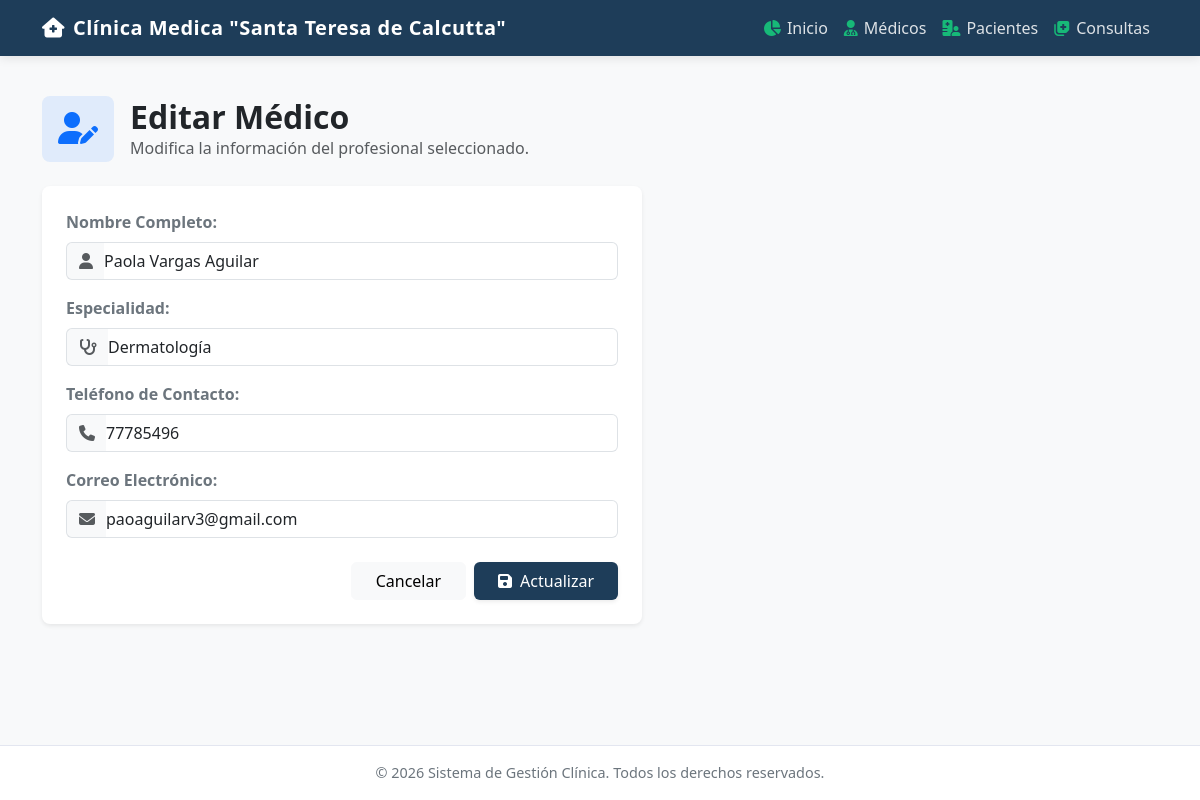
The page /medicos/editar/2 on the database its author committed.
### models.py (models this page shows)
class Medico(db.Model):
    __tablename__ = 'medicos'
    id_medico = db.Column(db.Integer, primary_key=True)
    nombre = db.Column(db.String(100), nullable=False)
    especialidad = db.Column(db.String(100), nullable=False)
    telefono = db.Column(db.String(20), nullable=False)
    correo = db.Column(db.String(100), nullable=False)
    consultas = db.relationship('Consulta', backref='medico', lazy=True)

### app.py (the view, shortened to what this page needs)
@app.route('/medicos/editar/<int:id>', methods=['GET', 'POST'])
def editar_medico(id):
    medico = Medico.query.get_or_404(id)
    return render_template('medicos/editar.html', medico=medico)

### templates/medicos/editar.html (shortened to what this page needs)
{% extends 'base.html' %}
{% block content %}
<div class="d-flex align-items-center mb-4">
    <div class="bg-primary bg-opacity-10 text-primary p-3 rounded-3 me-3">
        <i class="fa-solid fa-user-pen fa-2x"></i>
    </div>
    <div>
        <h2 class="mb-0 fw-bold text-dark">Editar Médico</h2>
        <p class="text-muted mb-0">Modifica la información del profesional seleccionado.</p>
    </div>
</div>
<div class="card border-0 shadow-sm rounded-3 max-width-form" style="max-width: 600px;">
    <div class="card-body p-4">
        <form method="POST">
            <div class="mb-3">
                <label class="form-label fw-semibold text-secondary">Nombre Completo:</label>
                <div class="input-group">
                    <span class="input-group-text bg-light text-muted border-end-0">
                        <i class="fa-solid fa-user"></i>
                    </span>
                    <input type="text" name="nombre" class="form-control border-start-0 ps-0" value="{{ medico.nombre }}" required>
                </div>
            </div>
            <div class="mb-3">
                <label class="form-label fw-semibold text-secondary">Especialidad:</label>
                <div class="input-group">
                    <span class="input-group-text bg-light text-muted border-end-0">
                        <i class="fa-solid fa-stethoscope"></i>
                    </span>
                    <input type="text" name="especialidad" class="form-control border-start-0 ps-0" value="{{ medico.especialidad }}" required>
                </div>
            </div>
            <div class="mb-3">
                <label class="form-label fw-semibold text-secondary">Teléfono de Contacto:</label>
                <div class="input-group">
                    <span class="input-group-text bg-light text-muted border-end-0">
                        <i class="fa-solid fa-phone"></i>
                    </span>
                    <input type="text" name="telefono" class="form-control border-start-0 ps-0" value="{{ medico.telefono }}" required>
                </div>
            </div>
            <div class="mb-4">
                <label class="form-label fw-semibold text-secondary">Correo Electrónico:</label>
                <div class="input-group">
                    <span class="input-group-text bg-light text-muted border-end-0">
                        <i class="fa-solid fa-envelope"></i>
                    </span>
                    <input type="email" name="correo" class="form-control border-start-0 ps-0" value="{{ medico.correo }}" required>
                </div>
            </div>
            <div class="d-flex gap-2 justify-content-end">
                <a href="/medicos" class="btn btn-light px-4">
                    Cancelar
                </a>
                <button type="submit" class="btn btn-custom-primary shadow-sm px-4">
                    <i class="fa-solid fa-floppy-disk me-2"></i>Actualizar
                </button>
            </div>
        </form>
    </div>
</div>
{% endblock %}

### templates/base.html (style rules this page uses)
:root { --primary-color: #1e3d59; --secondary-color: #17b978; --bg-light: #f8f9fa; }
body { background-color: var(--bg-light); font-family: 'Segoe UI', Tahoma, Geneva, Verdana, sans-serif; display: flex; flex-direction: column; min-height: 100vh; }
.btn-custom-primary { background-color: var(--primary-color); color: white; border: none; transition: background-color 0.2s; }

### rows shown on the page
Medico: nombre "Paola Vargas Aguilar", especialidad "Dermatología", telefono "77785496", correo "paoaguilarv3@gmail.com"
